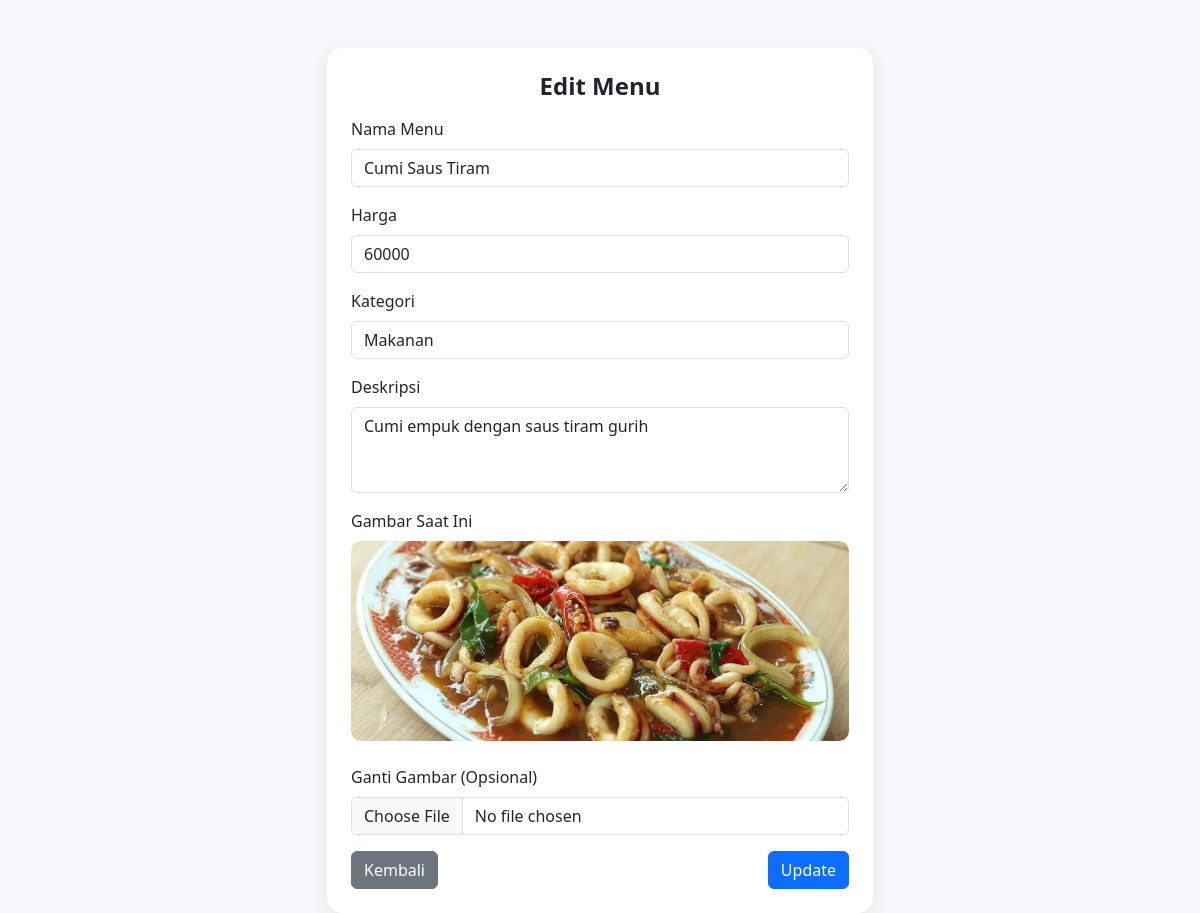
The app's page /menu/edit.php?id=4 (signed in) with its own data.
### tables this page shows
CREATE TABLE `menu` (
  `id` int(11) NOT NULL,
  `nama_menu` varchar(100) DEFAULT NULL,
  `harga` int(11) DEFAULT NULL,
  `kategori` varchar(50) DEFAULT NULL,
  `deskripsi` text DEFAULT NULL,
  `gambar` varchar(255) DEFAULT NULL
);

### menu/edit.php (the view, shortened to what this page needs)
<?php
include '../koneksi.php';
$id = $_GET['id'];
$d = mysqli_fetch_assoc(mysqli_query($conn,"SELECT * FROM menu WHERE id=$id"));
?>
<!DOCTYPE html>
<html>
<head>
<link href="https://cdn.jsdelivr.net/npm/bootstrap@5.3.0/dist/css/bootstrap.min.css" rel="stylesheet">
</head>
<body>
<div class="container mt-5">
    <div class="row justify-content-center">
        <div class="col-md-6">
            <div class="card p-4">
                <h4 class="mb-3 fw-bold text-center">Edit Menu</h4>
                <form method="POST" enctype="multipart/form-data">
                    <div class="mb-3">
                        <label class="form-label">Nama Menu</label>
                        <input type="text" name="nama" class="form-control" value="<?= $d['nama_menu']; ?>" required>
                    </div>
                    <div class="mb-3">
                        <label class="form-label">Harga</label>
                        <input type="number" name="harga" class="form-control" value="<?= $d['harga']; ?>" required>
                    </div>
                    <div class="mb-3">
                        <label class="form-label">Kategori</label>
                        <select name="kategori" class="form-control" required>
                            <option value="Makanan" <?= $d['kategori']=='Makanan' ? 'selected' : '' ?>>Makanan</option>
                        </select>
                    </div>
                    <div class="mb-3">
                        <label class="form-label">Deskripsi</label>
                        <textarea name="deskripsi" class="form-control" rows="3"><?= $d['deskripsi']; ?></textarea>
                    </div>
                    <div class="mb-3">
                        <label class="form-label">Gambar Saat Ini</label><br>
                        <img src="../uploads/<?= $d['gambar']; ?>" class="preview-img mb-2">
                    </div>
                    <div class="mb-3">
                        <label class="form-label">Ganti Gambar (Opsional)</label>
                        <input type="file" name="gambar" class="form-control" accept="image/*" onchange="previewImage(event)">
                    </div>
                    <div class="d-flex justify-content-between">
                        <a href="../dashboard.php" class="btn btn-secondary">Kembali</a>
                        <button type="submit" name="submit" class="btn btn-primary">Update</button>
                    </div>
                </form>
            </div>
        </div>
    </div>
</div>
</body>
</html>

### menu/edit.php (style rules this page uses)
body { background-color: #f5f7fb; }
.card { border: none; border-radius: 15px; box-shadow: 0 5px 20px rgba(0,0,0,0.08); }
.preview-img { width: 100%; height: 200px; object-fit: cover; border-radius: 10px; }

### records on screen
menu: nama "Cumi Saus Tiram", harga "60000", kategori "Makanan", deskripsi "Cumi empuk dengan saus tiram gurih", gambar (picture)
